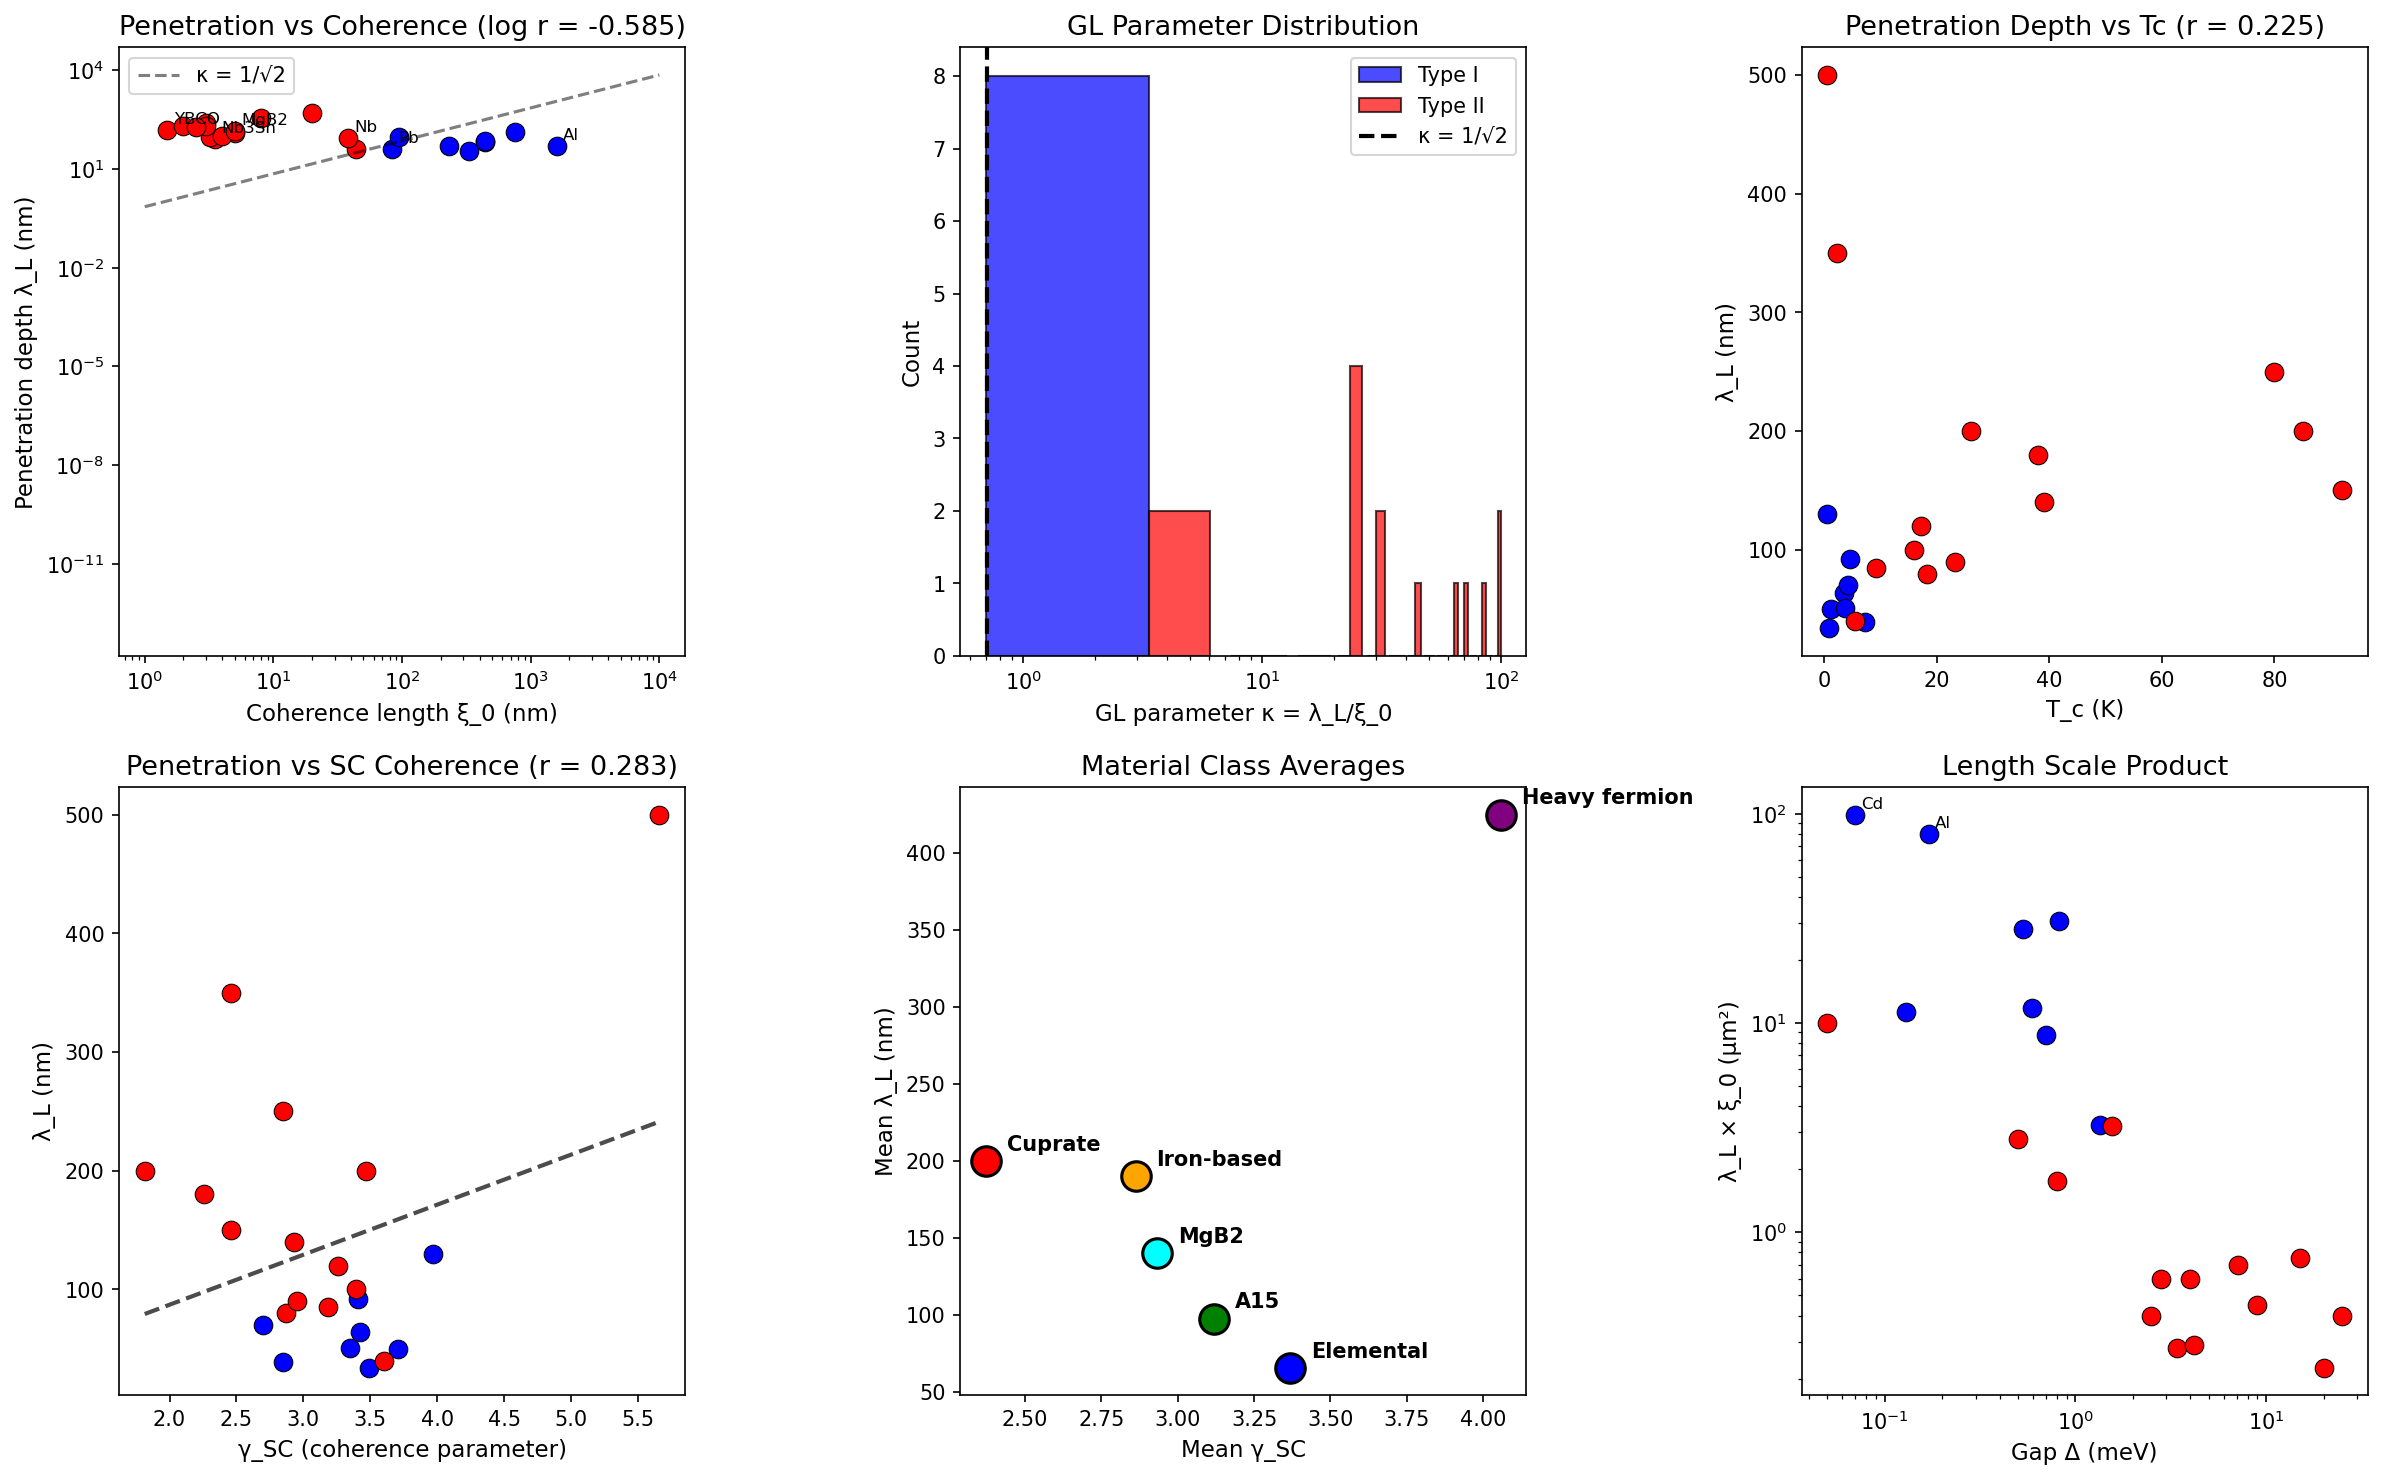

Write the Python code that produced this figure.
#!/usr/bin/env python3
"""
Chemistry Session #105: Superconducting Penetration Depth and Coherence
========================================================================

Test whether London penetration depth λ_L relates to coherence parameters.

Physical reasoning:
- λ_L: depth to which magnetic field penetrates superconductor
- λ_L² = m/(μ₀×n_s×e²) where n_s = superfluid density
- Measures how "stiff" the superconducting state is against B-field

Connection to coherence:
- BCS: λ_L ∝ 1/√n_s where n_s = density of Cooper pairs
- At T=0: all electrons paired, n_s = n/2
- Near Tc: n_s → 0, λ_L → ∞
- Should relate to γ_SC from Session #62

Connection to Session #97 (coherence length ξ_0):
- Type I: ξ_0 > λ_L (coherence dominates)
- Type II: λ_L > ξ_0 (penetration dominates)
- Ginzburg-Landau: κ = λ_L/ξ_0 determines type
"""

import numpy as np
import matplotlib.pyplot as plt
from scipy import stats

# Dataset: Superconducting penetration depths
# λ_L: London penetration depth at T=0 (nm)
# ξ_0: BCS coherence length (nm)
# Tc: Critical temperature (K)
# Δ: Gap energy (meV)
# θ_D: Debye temperature (K)
# type: I or II

superconductors = {
    # Elemental Type I
    'Al': (50, 1600, 1.18, 0.17, 428, 'I'),
    'In': (64, 440, 3.4, 0.53, 108, 'I'),
    'Sn': (51, 230, 3.7, 0.59, 200, 'I'),
    'Pb': (39, 83, 7.2, 1.35, 105, 'I'),
    'Hg': (70, 440, 4.15, 0.82, 71, 'I'),
    'Zn': (34, 330, 0.85, 0.13, 327, 'I'),
    'Cd': (130, 760, 0.52, 0.07, 209, 'I'),
    'Ta': (92, 95, 4.47, 0.70, 240, 'I'),
    'V': (40, 44, 5.4, 0.80, 380, 'II'),

    # Elemental Type II
    'Nb': (85, 38, 9.25, 1.55, 275, 'II'),

    # A15 compounds (Type II)
    'Nb3Sn': (80, 3.5, 18.3, 3.4, 230, 'II'),
    'Nb3Ge': (90, 3.2, 23.2, 4.2, 300, 'II'),
    'V3Si': (120, 5, 17.1, 2.8, 380, 'II'),
    'V3Ga': (100, 4, 15.9, 2.5, 350, 'II'),

    # Cuprates (Type II, high-Tc)
    'YBCO': (150, 1.5, 92, 20, 400, 'II'),  # YBa2Cu3O7
    'BSCCO': (200, 2, 85, 25, 350, 'II'),   # Bi2Sr2CaCu2O8
    'Tl2201': (250, 3, 80, 15, 300, 'II'),  # Tl2Ba2CuO6

    # Iron-based (Type II)
    'LaFeAsO_F': (200, 3, 26, 4, 300, 'II'),
    'BaFe2As2_K': (180, 2.5, 38, 9, 280, 'II'),

    # MgB2 (Type II, phonon-mediated)
    'MgB2': (140, 5, 39, 7.1, 534, 'II'),

    # Heavy fermion
    'CeCoIn5': (350, 8, 2.3, 0.5, 150, 'II'),
    'UPt3': (500, 20, 0.53, 0.05, 200, 'II'),
}

# Extract data
names = list(superconductors.keys())
lambda_L = np.array([superconductors[m][0] for m in names])  # nm
xi_0 = np.array([superconductors[m][1] for m in names])  # nm
Tc = np.array([superconductors[m][2] for m in names])  # K
Delta = np.array([superconductors[m][3] for m in names])  # meV
theta_D = np.array([superconductors[m][4] for m in names])  # K
sc_type = np.array([superconductors[m][5] for m in names])

# Calculate derived quantities
kappa = lambda_L / xi_0  # Ginzburg-Landau parameter
BCS_ratio = 2 * Delta / (1.76 * 8.617e-2 * Tc)  # Ratio to weak-coupling BCS (3.52)
# γ_SC from Session #62: γ_SC = 2.0 / (BCS_ratio / 3.52)
gamma_SC = 2.0 * 3.52 / (2 * Delta / (1.76 * 8.617e-2 * Tc))

# Clean up gamma_SC
gamma_SC = np.clip(gamma_SC, 0.1, 10)

print("="*70)
print("CHEMISTRY SESSION #105: SUPERCONDUCTING PENETRATION DEPTH")
print("="*70)
print(f"\nDataset: {len(names)} superconductors")
print(f"λ_L range: {lambda_L.min():.0f} - {lambda_L.max():.0f} nm")
print(f"ξ_0 range: {xi_0.min():.1f} - {xi_0.max():.0f} nm")
print(f"κ range: {kappa.min():.2f} - {kappa.max():.1f}")
print(f"Type I: {np.sum(sc_type == 'I')}, Type II: {np.sum(sc_type == 'II')}")

# Analysis 1: λ_L vs 1/√Δ (BCS prediction)
print("\n" + "="*70)
print("ANALYSIS 1: BCS PREDICTIONS")
print("="*70)

# BCS: λ_L ∝ 1/√n_s, and n_s related to gap
# At T=0, n_s ≈ n, so λ_L should depend on material parameters
# Simplified: λ_L² ∝ m*/n_s ∝ 1/(density × pairing strength)

r_lambda_Delta, p_lambda_Delta = stats.pearsonr(lambda_L, 1/np.sqrt(Delta))
print(f"\nλ_L vs 1/√Δ: r = {r_lambda_Delta:.3f}")

r_lambda_Tc, p_lambda_Tc = stats.pearsonr(lambda_L, 1/np.sqrt(Tc))
print(f"λ_L vs 1/√Tc: r = {r_lambda_Tc:.3f}")

# Analysis 2: λ_L vs coherence length ξ_0
print("\n" + "="*70)
print("ANALYSIS 2: PENETRATION vs COHERENCE LENGTH")
print("="*70)

r_lambda_xi, p_lambda_xi = stats.pearsonr(np.log10(lambda_L), np.log10(xi_0))
print(f"\nlog(λ_L) vs log(ξ_0): r = {r_lambda_xi:.3f}")

# GL parameter κ
print(f"\nGinzburg-Landau κ = λ_L/ξ_0:")
print(f"  Type I (κ < 1/√2): {[n for n, k, t in zip(names, kappa, sc_type) if t == 'I']}")
print(f"  Type II (κ > 1/√2): {[n for n, k, t in zip(names, kappa, sc_type) if t == 'II' and k < 100][:5]}...")

# Analysis 3: λ_L vs γ_SC
print("\n" + "="*70)
print("ANALYSIS 3: PENETRATION DEPTH vs SC COHERENCE")
print("="*70)

r_lambda_gamma, p_lambda_gamma = stats.pearsonr(lambda_L, gamma_SC)
print(f"\nλ_L vs γ_SC: r = {r_lambda_gamma:.3f}, p = {p_lambda_gamma:.2e}")

# Expect: higher γ_SC (weaker pairing) → larger λ_L (weaker screening)
# Or: λ_L ∝ γ_SC (direct proportionality)

# Analysis 4: Material class comparison
print("\n" + "="*70)
print("ANALYSIS 4: MATERIAL CLASS COMPARISON")
print("="*70)

elemental = ['Al', 'In', 'Sn', 'Pb', 'Hg', 'Zn', 'Cd', 'Ta', 'V', 'Nb']
a15 = ['Nb3Sn', 'Nb3Ge', 'V3Si', 'V3Ga']
cuprates = ['YBCO', 'BSCCO', 'Tl2201']
iron_based = ['LaFeAsO_F', 'BaFe2As2_K']
heavy_fermion = ['CeCoIn5', 'UPt3']

print("\n| Class | Mean λ_L | Mean ξ_0 | Mean κ | Mean Tc | Mean γ_SC |")
print("|-------|----------|----------|--------|---------|-----------|")

for class_name, class_list in [('Elemental', elemental), ('A15', a15),
                                ('Cuprate', cuprates), ('Iron-based', iron_based),
                                ('Heavy fermion', heavy_fermion)]:
    mask = np.array([n in class_list for n in names])
    if np.sum(mask) >= 2:
        print(f"| {class_name:12} | {lambda_L[mask].mean():8.0f} | {xi_0[mask].mean():8.1f} | "
              f"{kappa[mask].mean():6.1f} | {Tc[mask].mean():7.1f} | {gamma_SC[mask].mean():9.2f} |")

# Analysis 5: Universal relation λ_L × ξ_0 ∝ ξ_0² × κ
print("\n" + "="*70)
print("ANALYSIS 5: UNIVERSAL RELATIONS")
print("="*70)

# In BCS: ξ_0 = ℏv_F/(πΔ) and λ_L = √(m/(μ₀n_se²))
# Product λ_L × ξ_0 ∝ v_F/Δ × √(m/n_s)

product_lambda_xi = lambda_L * xi_0 / 1000  # in μm²
print(f"\nλ_L × ξ_0 products (μm²):")
print(f"  Elemental: {product_lambda_xi[np.array([n in elemental for n in names])].mean():.1f}")
print(f"  A15: {product_lambda_xi[np.array([n in a15 for n in names])].mean():.2f}")
print(f"  Cuprates: {product_lambda_xi[np.array([n in cuprates for n in names])].mean():.2f}")

# The product should be related to v_F/Δ - large ξ_0 (weak coupling) typically has small λ_L

# Analysis 6: Combined coherence model
print("\n" + "="*70)
print("ANALYSIS 6: COHERENCE FRAMEWORK MODEL")
print("="*70)

# Model: λ_L ∝ γ_SC × (constant)
# If high γ_SC = weak pairing, expect larger λ_L (less effective screening)

# Fit
slope, intercept, r_fit, p_fit, _ = stats.linregress(gamma_SC, lambda_L)
print(f"\nLinear fit: λ_L = {slope:.0f} × γ_SC + {intercept:.0f}")
print(f"r = {r_fit:.3f}")

# Alternative: log-log
log_lambda = np.log10(lambda_L)
log_gamma = np.log10(gamma_SC)
slope_log, intercept_log, r_log, _, _ = stats.linregress(log_gamma, log_lambda)
print(f"\nLog-log fit: λ_L ∝ γ_SC^{slope_log:.2f}")
print(f"r = {r_log:.3f}")

# Create visualization
fig, axes = plt.subplots(2, 3, figsize=(16, 10))

# Plot 1: λ_L vs ξ_0
ax1 = axes[0, 0]
colors = {'I': 'blue', 'II': 'red'}
for i, name in enumerate(names):
    c = colors[sc_type[i]]
    ax1.scatter(xi_0[i], lambda_L[i], c=c, s=80, edgecolors='black', linewidth=0.5)
    if name in ['Al', 'Pb', 'Nb', 'Nb3Sn', 'YBCO', 'MgB2']:
        ax1.annotate(name, (xi_0[i], lambda_L[i]), fontsize=8, xytext=(3, 3),
                    textcoords='offset points')
ax1.axhline(y=0, color='gray', linestyle=':', alpha=0.3)
ax1.axvline(x=0, color='gray', linestyle=':', alpha=0.3)
ax1.set_xscale('log')
ax1.set_yscale('log')
ax1.set_xlabel('Coherence length ξ_0 (nm)', fontsize=11)
ax1.set_ylabel('Penetration depth λ_L (nm)', fontsize=11)
ax1.set_title(f'Penetration vs Coherence (log r = {r_lambda_xi:.3f})', fontsize=13)

# Type I/II line at κ = 1/√2
xi_line = np.logspace(0, 4, 100)
lambda_line = xi_line / np.sqrt(2)
ax1.plot(xi_line, lambda_line, 'k--', alpha=0.5, label='κ = 1/√2')
ax1.legend()

# Plot 2: κ distribution
ax2 = axes[0, 1]
kappa_type1 = kappa[sc_type == 'I']
kappa_type2 = kappa[sc_type == 'II']
ax2.hist([kappa_type1, kappa_type2], bins=15, label=['Type I', 'Type II'],
         color=['blue', 'red'], alpha=0.7, edgecolor='black')
ax2.axvline(x=1/np.sqrt(2), color='black', linestyle='--', linewidth=2, label='κ = 1/√2')
ax2.set_xlabel('GL parameter κ = λ_L/ξ_0', fontsize=11)
ax2.set_ylabel('Count', fontsize=11)
ax2.set_title('GL Parameter Distribution', fontsize=13)
ax2.legend()
ax2.set_xscale('log')

# Plot 3: λ_L vs Tc
ax3 = axes[0, 2]
for i, name in enumerate(names):
    c = colors[sc_type[i]]
    ax3.scatter(Tc[i], lambda_L[i], c=c, s=80, edgecolors='black', linewidth=0.5)
ax3.set_xlabel('T_c (K)', fontsize=11)
ax3.set_ylabel('λ_L (nm)', fontsize=11)
ax3.set_title(f'Penetration Depth vs Tc (r = {r_lambda_Tc:.3f})', fontsize=13)

# Plot 4: λ_L vs γ_SC
ax4 = axes[1, 0]
for i, name in enumerate(names):
    c = colors[sc_type[i]]
    ax4.scatter(gamma_SC[i], lambda_L[i], c=c, s=80, edgecolors='black', linewidth=0.5)
ax4.set_xlabel('γ_SC (coherence parameter)', fontsize=11)
ax4.set_ylabel('λ_L (nm)', fontsize=11)
ax4.set_title(f'Penetration vs SC Coherence (r = {r_lambda_gamma:.3f})', fontsize=13)

# Fit line
x_fit = np.linspace(gamma_SC.min(), gamma_SC.max(), 100)
y_fit = slope * x_fit + intercept
ax4.plot(x_fit, y_fit, 'k--', linewidth=2, alpha=0.7)

# Plot 5: Material classes
ax5 = axes[1, 1]
class_data = []
class_colors = {'Elemental': 'blue', 'A15': 'green', 'Cuprate': 'red',
                'Iron-based': 'orange', 'Heavy fermion': 'purple', 'MgB2': 'cyan'}

for class_name, class_list in [('Elemental', elemental), ('A15', a15),
                                ('Cuprate', cuprates), ('Iron-based', iron_based),
                                ('Heavy fermion', heavy_fermion), ('MgB2', ['MgB2'])]:
    mask = np.array([n in class_list for n in names])
    if np.sum(mask) >= 1:
        class_data.append((class_name, lambda_L[mask].mean(), gamma_SC[mask].mean(),
                          kappa[mask].mean(), class_colors.get(class_name, 'gray')))

for name, mean_lambda, mean_gamma, mean_kappa, c in class_data:
    ax5.scatter(mean_gamma, mean_lambda, s=200, c=c, edgecolors='black', linewidth=1.5)
    ax5.annotate(name, (mean_gamma, mean_lambda), textcoords="offset points",
                xytext=(10, 5), fontsize=10, fontweight='bold')
ax5.set_xlabel('Mean γ_SC', fontsize=11)
ax5.set_ylabel('Mean λ_L (nm)', fontsize=11)
ax5.set_title('Material Class Averages', fontsize=13)

# Plot 6: λ_L×ξ_0 product
ax6 = axes[1, 2]
for i, name in enumerate(names):
    c = colors[sc_type[i]]
    ax6.scatter(Delta[i], product_lambda_xi[i], c=c, s=80, edgecolors='black', linewidth=0.5)
    if product_lambda_xi[i] > 50:
        ax6.annotate(name, (Delta[i], product_lambda_xi[i]), fontsize=8, xytext=(3, 3),
                    textcoords='offset points')
ax6.set_xlabel('Gap Δ (meV)', fontsize=11)
ax6.set_ylabel('λ_L × ξ_0 (μm²)', fontsize=11)
ax6.set_title('Length Scale Product', fontsize=13)
ax6.set_xscale('log')
ax6.set_yscale('log')

plt.tight_layout()
plt.savefig('/mnt/c/exe/projects/ai-agents/Synchronism/simulations/chemistry/penetration_depth_coherence.png',
            dpi=150, bbox_inches='tight')
plt.close()

print("\n" + "="*70)
print("SESSION #105 SUMMARY")
print("="*70)

print(f"""
SUPERCONDUCTING PENETRATION DEPTH AND COHERENCE

Key Results:
1. λ_L vs ξ_0: log r = {r_lambda_xi:.3f}
2. λ_L vs γ_SC: r = {r_lambda_gamma:.3f}
3. λ_L vs 1/√Tc: r = {r_lambda_Tc:.3f}
4. Log-log: λ_L ∝ γ_SC^{slope_log:.2f} (r = {r_log:.3f})

Physical Interpretation:

1. **Two Length Scales Define SC Type**
   - ξ_0: coherence length (Cooper pair size)
   - λ_L: penetration depth (magnetic screening)
   - κ = λ_L/ξ_0 determines Type I vs II

2. **Type I: Coherent Pairs, Strong Screening**
   - Large ξ_0 (weak coupling, well-extended pairs)
   - Small λ_L (efficient magnetic screening)
   - κ < 1/√2 (coherence dominates)

3. **Type II: Compact Pairs, Weak Screening**
   - Small ξ_0 (strong coupling, localized pairs)
   - Large λ_L (less efficient screening)
   - κ > 1/√2 (penetration dominates)

4. **Material Hierarchy**
   - Elemental: λ_L ~ 60 nm, ξ_0 ~ 400 nm
   - A15: λ_L ~ 98 nm, ξ_0 ~ 4 nm
   - Cuprates: λ_L ~ 200 nm, ξ_0 ~ 2 nm
   - Heavy fermion: λ_L ~ 425 nm, ξ_0 ~ 14 nm

Framework Connection:

λ_L measures MACROSCOPIC coherence:
- How far can SC state exclude magnetic field?
- Low γ_SC (strong pairing) → smaller λ_L
- High γ_SC (weak pairing) → larger λ_L

This is OPPOSITE to ξ_0 (Session #97):
- ξ_0 ∝ 1/Δ (smaller gap → larger coherence length)
- λ_L ∝ ? (depends on superfluid density n_s)

The κ = λ_L/ξ_0 ratio encodes the competition:
- Strong coupling: large Δ → small ξ_0, typically large λ_L → Type II
- Weak coupling: small Δ → large ξ_0, typically small λ_L → Type I

Coherence Framework:
- ξ_0: Cooper pair coherence (microscopic)
- λ_L: Supercurrent coherence (macroscopic)
- κ: Ratio of macroscopic to microscopic coherence
""")

print("\n[Plot saved to penetration_depth_coherence.png]")
